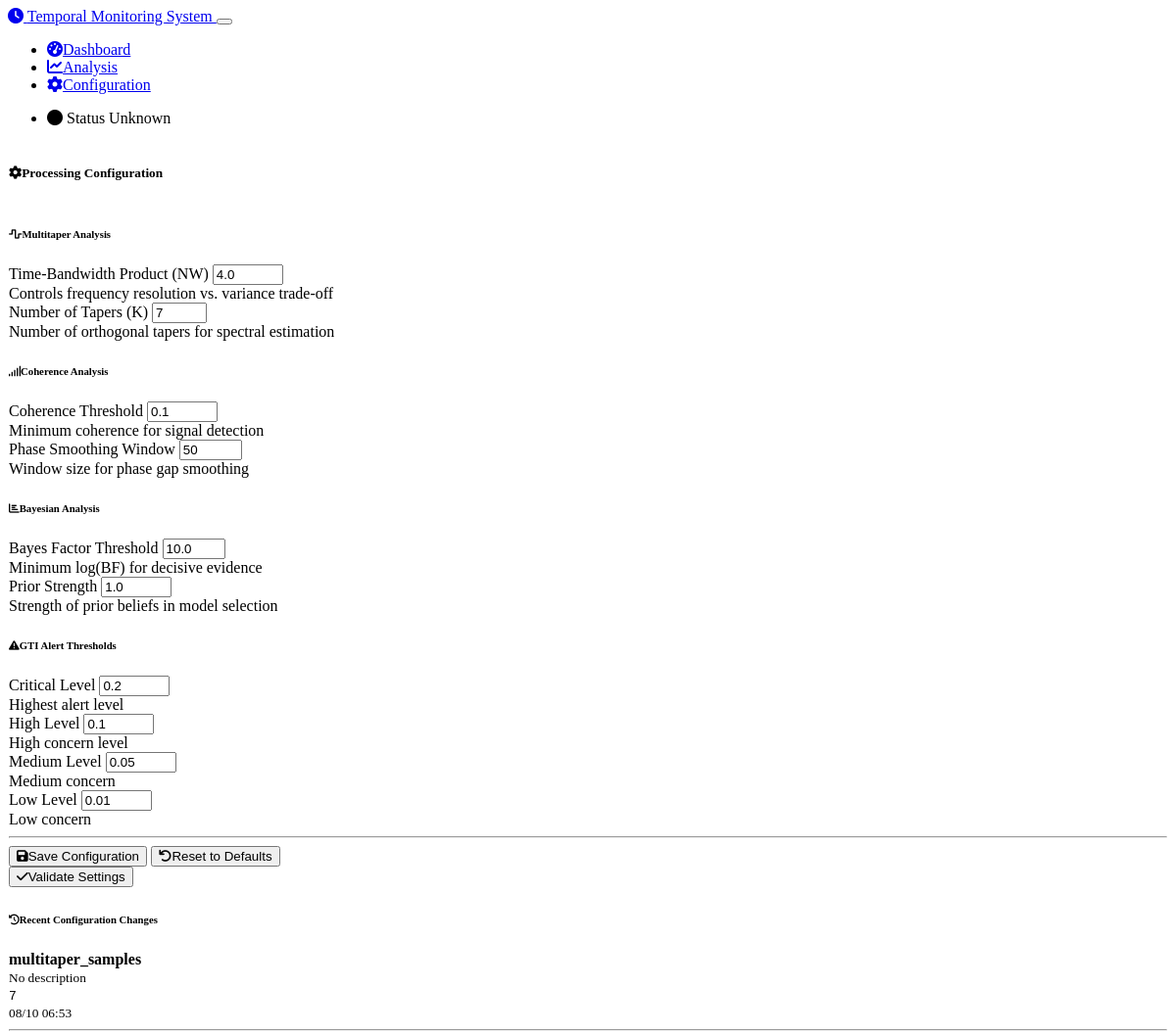
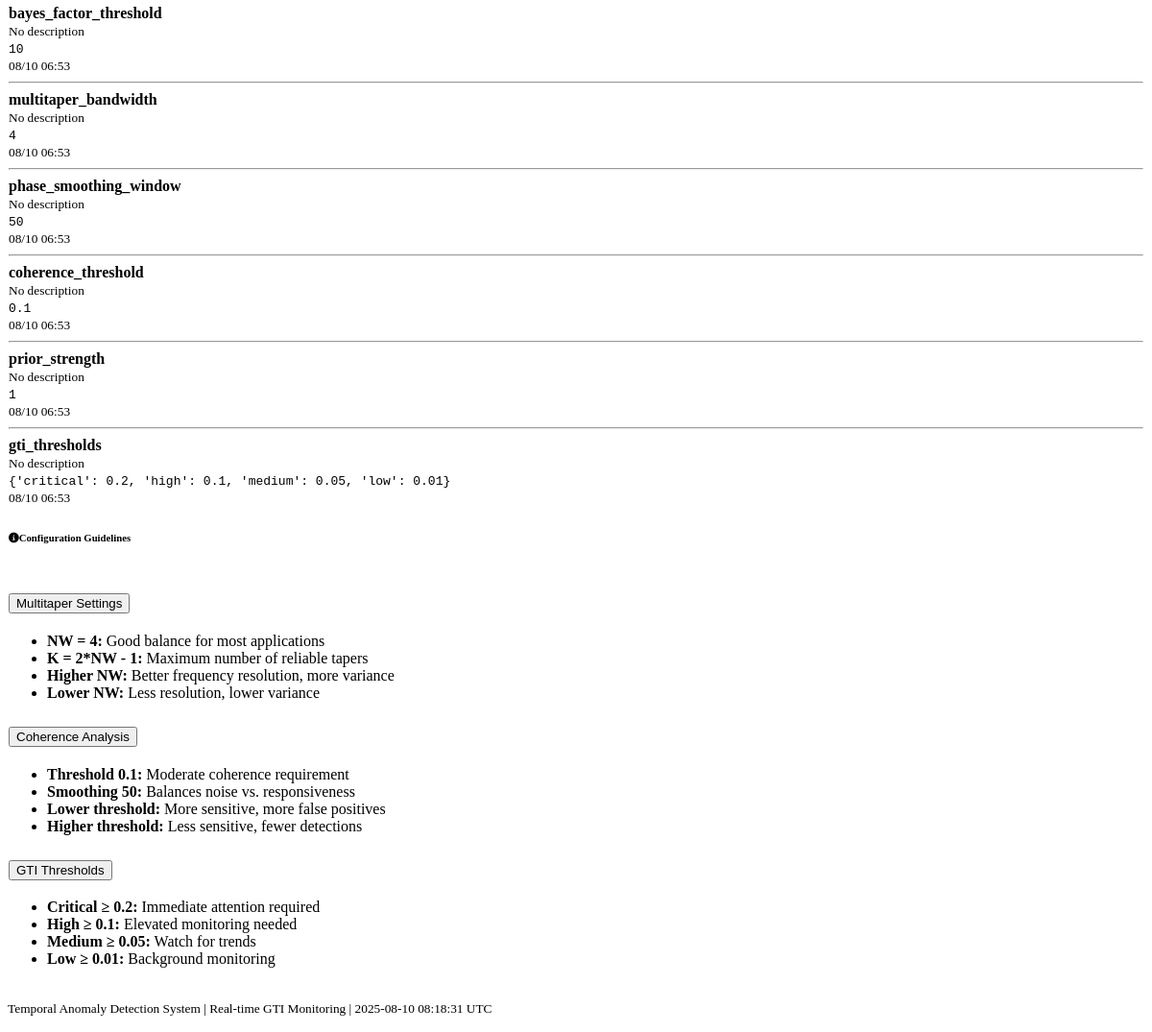
Page /configuration on the committed database (2 pictures, top to bottom).
### models.py (models this page shows, shortened)
class ProcessingConfiguration(db.Model):
    id = db.Column(db.Integer, primary_key=True)
    parameter_name = db.Column(db.String(100), nullable=False, unique=True)
    parameter_value = db.Column(db.Text, nullable=False)  # JSON string for complex values
    description = db.Column(db.Text)
    updated_at = db.Column(db.DateTime, default=datetime.utcnow, onupdate=datetime.utcnow)
    def get_value(self):
        try:
            return json.loads(self.parameter_value)
        except:
            return self.parameter_value

### routes.py (the view)
@app.route('/configuration')
def configuration():
    try:
        configs = ProcessingConfiguration.query.all()
        config_dict = {config.parameter_name: config for config in configs}
        return render_template('configuration.html', configurations=config_dict)
    except Exception as e:
        logger.error(f"Error rendering configuration: {str(e)}")
        flash(f"Error loading configuration: {str(e)}", 'error')
        return render_template('configuration.html', configurations={})

### templates/configuration.html (shortened to what this page needs)
{% extends "base.html" %}
{% block content %}
<div class="row">
    <div class="col-12">
        <div class="card">
            <div class="card-header">
                <h5 class="mb-0">
                    <i class="fas fa-cog me-2"></i>Processing Configuration
                </h5>
            </div>
            <div class="card-body">
                <form id="config-form">
                    <div class="row">
                        <div class="col-lg-6 mb-4">
                            <h6 class="border-bottom pb-2">
                                <i class="fas fa-wave-square me-1"></i>Multitaper Analysis
                            </h6>
                            <div class="mb-3">
                                <label for="multitaper_bandwidth" class="form-label">Time-Bandwidth Product (NW)</label>
                                <input type="number" class="form-control" id="multitaper_bandwidth"
                                       value="4.0" step="0.1" min="1" max="10">
                                <div class="form-text">Controls frequency resolution vs. variance trade-off</div>
                            </div>
                            <div class="mb-3">
                                <label for="multitaper_samples" class="form-label">Number of Tapers (K)</label>
                                <input type="number" class="form-control" id="multitaper_samples"
                                       value="7" min="1" max="20">
                                <div class="form-text">Number of orthogonal tapers for spectral estimation</div>
                            </div>
                        </div>
                        <div class="col-lg-6 mb-4">
                            <h6 class="border-bottom pb-2">
                                <i class="fas fa-signal me-1"></i>Coherence Analysis
                            </h6>
                            <div class="mb-3">
                                <label for="coherence_threshold" class="form-label">Coherence Threshold</label>
                                <input type="number" class="form-control" id="coherence_threshold"
                                       value="0.1" step="0.01" min="0" max="1">
                                <div class="form-text">Minimum coherence for signal detection</div>
                            </div>
                            <div class="mb-3">
                                <label for="phase_smoothing_window" class="form-label">Phase Smoothing Window</label>
                                <input type="number" class="form-control" id="phase_smoothing_window"
                                       value="50" min="3" max="200">
                                <div class="form-text">Window size for phase gap smoothing</div>
                            </div>
                        </div>
                    </div>
                    <div class="row">
                        <div class="col-lg-6 mb-4">
                            <h6 class="border-bottom pb-2">
                                <i class="fas fa-chart-bar me-1"></i>Bayesian Analysis
                            </h6>
                            <div class="mb-3">
                                <label for="bayes_factor_threshold" class="form-label">Bayes Factor Threshold</label>
                                <input type="number" class="form-control" id="bayes_factor_threshold"
                                       value="10.0" step="1" min="1" max="100">
                                <div class="form-text">Minimum log(BF) for decisive evidence</div>
                            </div>
                            <div class="mb-3">
                                <label for="prior_strength" class="form-label">Prior Strength</label>
                                <input type="number" class="form-control" id="prior_strength"
                                       value="1.0" step="0.1" min="0.1" max="10">
                                <div class="form-text">Strength of prior beliefs in model selection</div>
                            </div>
                        </div>
                        <div class="col-lg-6 mb-4">
                            <h6 class="border-bottom pb-2">
                                <i class="fas fa-exclamation-triangle me-1"></i>GTI Alert Thresholds
                            </h6>
                            <div class="mb-3">
                                <label for="gti_critical" class="form-label">Critical Level</label>
                                <input type="number" class="form-control" id="gti_critical"
                                       value="0.2" step="0.01" min="0" max="1">
                                <div class="form-text text-danger">Highest alert level</div>
                            </div>
                            <div class="mb-3">
                                <label for="gti_high" class="form-label">High Level</label>
                                <input type="number" class="form-control" id="gti_high"
                                       value="0.1" step="0.01" min="0" max="1">
                                <div class="form-text text-warning">High concern level</div>
                            </div>
                            <div class="row">
                                <div class="col-6">
                                    <div class="mb-3">
                                        <label for="gti_medium" class="form-label">Medium Level</label>
                                        <input type="number" class="form-control" id="gti_medium"
                                               value="0.05" step="0.01" min="0" max="1">
                                        <div class="form-text text-info">Medium concern</div>
                                    </div>
                                </div>
                                <div class="col-6">
                                    <div class="mb-3">
                                        <label for="gti_low" class="form-label">Low Level</label>
                                        <input type="number" class="form-control" id="gti_low"
                                               value="0.01" step="0.01" min="0" max="1">
                                        <div class="form-text text-success">Low concern</div>
                                    </div>
                                </div>
                            </div>
                        </div>
                    </div>
                    <div class="row">
                        <div class="col-12">
                            <hr>
                            <div class="d-flex justify-content-between">
                                <div>
                                    <button type="button" class="btn btn-primary" onclick="saveConfiguration()">
                                        <i class="fas fa-save me-1"></i>Save Configuration
                                    </button>
                                    <button type="button" class="btn btn-secondary ms-2" onclick="loadConfiguration()">
                                        <i class="fas fa-undo me-1"></i>Reset to Defaults
                                    </button>
                                </div>
                                <div>
                                    <button type="button" class="btn btn-success" onclick="validateConfiguration()">
                                        <i class="fas fa-check me-1"></i>Validate Settings
                                    </button>
                                </div>
                            </div>
                        </div>
                    </div>
                </form>
            </div>
        </div>
    </div>
</div>
<div class="row mt-4">
    <div class="col-lg-6">
        <div class="card">
            <div class="card-header">
                <h6 class="mb-0">
                    <i class="fas fa-history me-1"></i>Recent Configuration Changes
                </h6>
            </div>
            <div class="card-body">
                <div id="config-history">
                    {% for name, config in configurations.items() %}
                        <div class="d-flex justify-content-between align-items-center mb-2">
                            <div>
                                <strong>{{ name }}</strong>
                                <br>
                                <small class="text-muted">{{ config.description or 'No description' }}</small>
                            </div>
                            <div class="text-end">
                                <code>{{ config.get_value() }}</code>
                                <br>
                                <small class="text-muted">{{ config.updated_at.strftime('%m/%d %H:%M') }}</small>
                            </div>
                        </div>
                        {% if not loop.last %}<hr class="my-2">{% endif %}
                    {% endfor %}
                </div>
            </div>
        </div>
    </div>
    <div class="col-lg-6">
        <div class="card">
            <div class="card-header">
                <h6 class="mb-0">
                    <i class="fas fa-info-circle me-1"></i>Configuration Guidelines
                </h6>
            </div>
            <div class="card-body">
                <div class="accordion" id="guidelines-accordion">
                    <div class="accordion-item">
                        <h2 class="accordion-header">
                            <button class="accordion-button collapsed" type="button"
                                    data-bs-toggle="collapse" data-bs-target="#multitaper-guide">
                                Multitaper Settings
                            </button>
                        </h2>
                        <div id="multitaper-guide" class="accordion-collapse collapse">
                            <div class="accordion-body">
                                <ul class="mb-0">
                                    <li><strong>NW = 4:</strong> Good balance for most applications</li>
                                    <li><strong>K = 2*NW - 1:</strong> Maximum number of reliable tapers</li>
                                    <li><strong>Higher NW:</strong> Better frequency resolution, more variance</li>
                                    <li><strong>Lower NW:</strong> Less resolution, lower variance</li>
                                </ul>
                            </div>
                        </div>
                    </div>
                    <div class="accordion-item">
                        <h2 class="accordion-header">
                            <button class="accordion-button collapsed" type="button"
                                    data-bs-toggle="collapse" data-bs-target="#coherence-guide">
                                Coherence Analysis
                            </button>
                        </h2>
                        <div id="coherence-guide" class="accordion-collapse collapse">
                            <div class="accordion-body">
                                <ul class="mb-0">
                                    <li><strong>Threshold 0.1:</strong> Moderate coherence requirement</li>
                                    <li><strong>Smoothing 50:</strong> Balances noise vs. responsiveness</li>
                                    <li><strong>Lower threshold:</strong> More sensitive, more false positives</li>
                                    <li><strong>Higher threshold:</strong> Less sensitive, fewer detections</li>
                                </ul>
                            </div>
                        </div>
                    </div>
                    <div class="accordion-item">
                        <h2 class="accordion-header">
                            <button class="accordion-button collapsed" type="button"
                                    data-bs-toggle="collapse" data-bs-target="#gti-guide">
                                GTI Thresholds
                            </button>
                        </h2>
                        <div id="gti-guide" class="accordion-collapse collapse">
                            <div class="accordion-body">
                                <ul class="mb-0">
                                    <li><strong>Critical ≥ 0.2:</strong> Immediate attention required</li>
                                    <li><strong>High ≥ 0.1:</strong> Elevated monitoring needed</li>
                                    <li><strong>Medium ≥ 0.05:</strong> Watch for trends</li>
                                    <li><strong>Low ≥ 0.01:</strong> Background monitoring</li>
                                </ul>
                            </div>
                        </div>
                    </div>
                </div>
            </div>
        </div>
    </div>
</div>
{% endblock %}

### rows in the picture
ProcessingConfiguration: parameter_name "multitaper_samples", description "No description", get_value "7", updated_at "08/10 06:53"
ProcessingConfiguration: parameter_name "bayes_factor_threshold", description "No description", get_value "10", updated_at "08/10 06:53"
ProcessingConfiguration: parameter_name "multitaper_bandwidth", description "No description", get_value "4", updated_at "08/10 06:53"
ProcessingConfiguration: parameter_name "phase_smoothing_window", description "No description", get_value "50", updated_at "08/10 06:53"
ProcessingConfiguration: parameter_name "coherence_threshold", description "No description", get_value "0.1", updated_at "08/10 06:53"
ProcessingConfiguration: parameter_name "prior_strength", description "No description", get_value "1", updated_at "08/10 06:53"
ProcessingConfiguration: parameter_name "gti_thresholds", description "No description", get_value "{'critical': 0.2, 'high': 0.1, 'medium': 0.05, 'low': 0.01}", updated_at "08/10 06:53"
